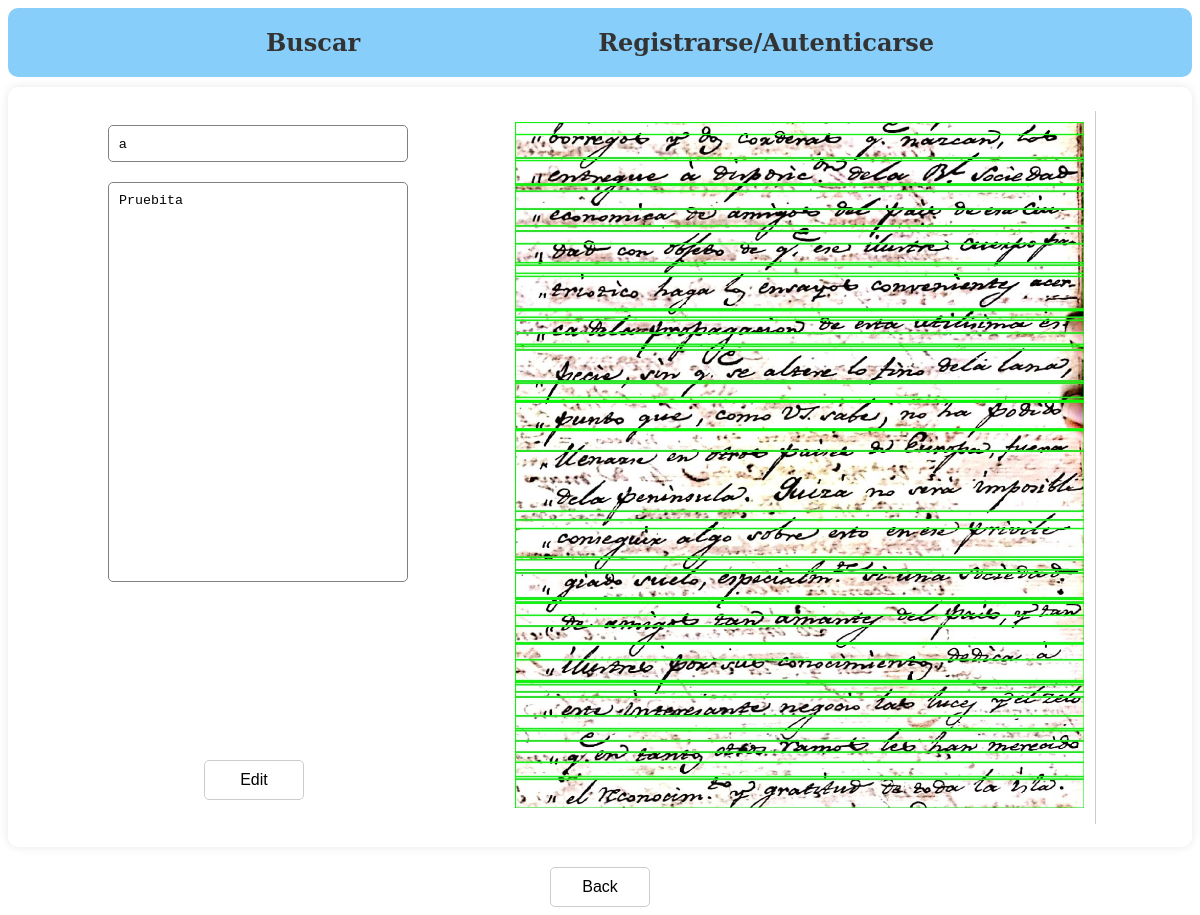
The page /edit/7/ on the database its author committed.
### Documents/models.py (models this page shows, shortened)
class PendingDocuments(models.Model):
    image = models.ImageField(upload_to='document_images/', default='document_images/default.jpg')
    name = models.CharField(max_length=200)
    text = models.TextField()
    xml_file = models.TextField(default='')

### Documents/views.py (the view, shortened to what this page needs)
# urls.py: path('edit/<int:doc_id>/', views.edit, name='edit'),
def edit(request, doc_id):
    doc = PendingDocuments.objects.get(pk=doc_id)
    return render(request, 'docs/review.html', {'document': doc, 'page': request.GET.get('page')})

### templates/docs/review.html (shortened to what this page needs)
{% extends 'base/main.html' %}
{% block content %}
    {% load static %}
    <div class="document-viewer">
        <form method="post" action="/edit/{{ document.id }}/">
            <div class="info">
                <input type="text" name="title" placeholder="{{ document.name }}" value="{{ document.name }}">
                <textarea name="text" id="viewer-text" placeholder="{{ document.text }}">{{ document.text }}</textarea>
            </div>
            <button class="edit-btn" type="submit">Edit</button>
        </form>
         <div class="image">
             <img src="{% static document.image.url %}" alt="{{ document.name }}">
         </div>
    </div>
    <button class="back-btn" onclick="window.location.href = '/pending/?page={{ page }}'">Back</button>
{% endblock %}

### static/style.css (style rules this page uses)
.back-btn { padding: 10px; border-radius: 5px; border: 1px solid #ccc; background-color: white; cursor: pointer; color: black; font-size: medium; box-sizing: border-box; width: 100px; margin: auto auto; text-align: center; justify-content: center; display: flex; }

### rows shown on the page
PendingDocuments: title "a", text "Pruebita", image (picture)
